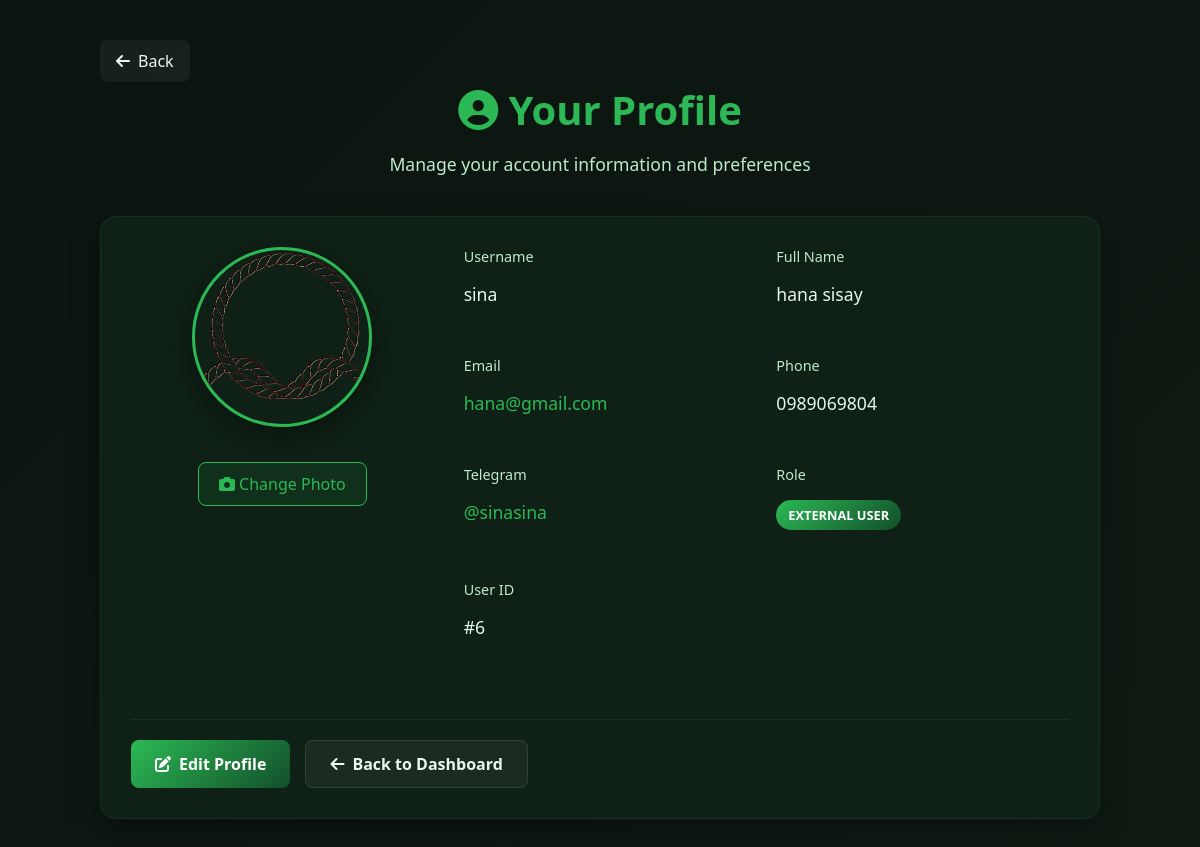
Screenshot of /dashboard/profile.php (signed in) with the database file from the repository.
### tables this page shows
CREATE TABLE IF NOT EXISTS `users` (
  `id` int NOT NULL AUTO_INCREMENT,
  `fullname` varchar(100) DEFAULT NULL,
  `username` varchar(100) DEFAULT NULL,
  `email` varchar(100) DEFAULT NULL,
  `phone` varchar(20) DEFAULT NULL,
  `telegram` varchar(100) DEFAULT NULL,
  `role` varchar(50) DEFAULT NULL,
  `specialization` varchar(100) DEFAULT NULL,
  `password` varchar(255) DEFAULT NULL,
  `is_approved` tinyint(1) DEFAULT '0',
  `temp_password_flag` tinyint(1) DEFAULT '0',
  `account_status` enum('enabled','disabled') NOT NULL DEFAULT 'enabled',
  `failed_attempts` int NOT NULL DEFAULT '0',
  `last_failed_login` datetime DEFAULT NULL,
  `profile_image` varchar(255) DEFAULT NULL,
  PRIMARY KEY (`id`)
);

### dashboard/profile.php (the view, shortened to what this page needs)
<?php
$conn = new mysqli("localhost", "root", "", "test_uog");
$user_id = $_SESSION['user_id'];
$sql = "SELECT id, username, fullname, email, phone, telegram, role, specialization, profile_image
        FROM users WHERE id = ?";
$stmt = $conn->prepare($sql);
$stmt->bind_param("i", $user_id);
$stmt->execute();
$result = $stmt->get_result();
$user = $result->fetch_assoc();
?>
<!DOCTYPE html>
<html lang="en">
<head>
    <link rel="stylesheet" href="https://cdnjs.cloudflare.com/ajax/libs/font-awesome/6.4.0/css/all.min.css">
    <link rel="stylesheet" href="profile.css">
</head>
<body>
    <div class="main-content">
        <div class="container">
            <div class="header">
            <a href="javascript:history.back()" class="back-btn">
                <i class="fas fa-arrow-left"></i> Back
            </a>
        </div>
            <div class="profile-header">
                <h1><i class="fas fa-user-circle"></i> Your Profile</h1>
                <p>Manage your account information and preferences</p>
            </div>
            <div class="profile-card">
                <div class="profile-image-section">
                    <?php if (!empty($user['profile_image'])): ?>
                        <img src="uploads/<?= htmlspecialchars($user['profile_image']) ?>"
                             alt="Profile Image" class="profile-img">
                    <?php else: ?>
                        <div class="profile-img" style="background: linear-gradient(135deg, var(--green-apple), var(--green-dark)); display: flex; align-items: center; justify-content: center; font-size: 4rem;">
                            👤
                        </div>
                    <?php endif; ?>
                    <a href="edit_profile.php" class="upload-btn">
                        <i class="fas fa-camera"></i> Change Photo
                    </a>
                </div>
                <div class="profile-details">
                    <div class="detail-group">
                        <span class="detail-label">Username</span>
                        <div class="detail-value"><?= htmlspecialchars($user['username']) ?></div>
                    </div>
                    <div class="detail-group">
                        <span class="detail-label">Full Name</span>
                        <div class="detail-value"><?= htmlspecialchars($user['fullname']) ?></div>
                    </div>
                    <div class="detail-group">
                        <span class="detail-label">Email</span>
                        <div class="detail-value">
                            <a href="mailto:<?= htmlspecialchars($user['email']) ?>">
                                <?= htmlspecialchars($user['email']) ?>
                            </a>
                        </div>
                    </div>
                    <div class="detail-group">
                        <span class="detail-label">Phone</span>
                        <div class="detail-value"><?= htmlspecialchars($user['phone']) ?></div>
                    </div>
                    <div class="detail-group">
                        <span class="detail-label">Telegram</span>
                        <div class="detail-value">
                            <?php if ($user['telegram']): ?>
                                <a href="https://t.me/<?= htmlspecialchars($user['telegram']) ?>" target="_blank">
                                    @<?= htmlspecialchars($user['telegram']) ?>
                                </a>
                            <?php else: ?>
                                <span style="color: var(--muted);">Not set</span>
                            <?php endif; ?>
                        </div>
                    </div>
                    <div class="detail-group">
                        <span class="detail-label">Role</span>
                        <div class="detail-value">
                            <span class="role-badge"><?= htmlspecialchars(ucfirst(str_replace('_', ' ', $user['role']))) ?></span>
                        </div>
                    </div>
                    <div class="detail-group">
                        <span class="detail-label">User ID</span>
                        <div class="detail-value">#<?= htmlspecialchars($user['id']) ?></div>
                    </div>
                </div>
                <div class="action-buttons">
                    <a href="edit_profile.php" class="btn btn-primary">
                        <i class="fas fa-edit"></i> Edit Profile
                    </a>
                    <a href="dashboard.php" class="btn btn-secondary">
                        <i class="fas fa-arrow-left"></i> Back to Dashboard
                    </a>
                </div>
            </div>
        </div>
    </div>
</body>
</html>

### dashboard/profile.css (style rules this page uses)
:root { --green-apple: #2CB955; --green-dark: #124F29; --bg: #0b1510; --text: #eaf7ee; --muted: #bfe9ca; --card: #0f2016; --shadow: 0 10px 30px rgba(0,0,0,.35); --radius: 16px; }
* { margin: 0; padding: 0; box-sizing: border-box; font-family: 'Segoe UI', Tahoma, Geneva, Verdana, sans-serif; }
body { background: linear-gradient(135deg, var(--bg), #0f1a13); color: var(--text); min-height: 100vh; display: flex; flex-direction: column; }
.main-content { flex: 1; padding: 40px 20px; }
.container { max-width: 1000px; margin: 0 auto; }
.profile-header { text-align: center; margin-bottom: 40px; }
.profile-header h1 { font-size: 2.5rem; color: var(--green-apple); margin-bottom: 15px; }
.profile-header p { color: var(--muted); font-size: 1.1rem; }
.profile-card { background: var(--card); border-radius: var(--radius); padding: 30px; box-shadow: var(--shadow); border: 1px solid rgba(255,255,255,0.06); display: grid; grid-template-columns: 1fr 2fr; gap: 30px; }
.profile-image-section { text-align: center; }
.profile-img { width: 180px; height: 180px; border-radius: 50%; object-fit: cover; border: 3px solid var(--green-apple); margin-bottom: 20px; box-shadow: var(--shadow); }
.upload-btn { display: inline-block; padding: 10px 20px; background: rgba(44, 185, 85, 0.1); color: var(--green-apple); border: 1px solid var(--green-apple); border-radius: 8px; text-decoration: none; font-weight: 500; transition: all 0.3s ease; margin-top: 10px; }
.profile-details { display: grid; grid-template-columns: 1fr 1fr; gap: 20px; }
.detail-group { margin-bottom: 20px; }
.detail-label { font-size: 0.9rem; color: var(--muted); margin-bottom: 6px; display: block; font-weight: 500; }
.detail-value { font-size: 1.1rem; color: var(--text); word-break: break-word; padding: 10px 0; }
.detail-value a { color: var(--green-apple); text-decoration: none; transition: color 0.3s; }
.role-badge { display: inline-block; padding: 6px 12px; background: linear-gradient(135deg, var(--green-apple), var(--green-dark)); color: white; border-radius: 20px; font-size: 0.8rem; font-weight: 600; text-transform: uppercase; }
.action-buttons { grid-column: 1 / -1; display: flex; gap: 15px; margin-top: 20px; padding-top: 20px; border-top: 1px solid rgba(255,255,255,0.06); }
.btn { display: inline-flex; align-items: center; gap: 8px; padding: 12px 24px; border: none; border-radius: 8px; font-weight: 600; cursor: pointer; transition: all 0.3s ease; text-decoration: none; }
.btn-primary { background: linear-gradient(135deg, var(--green-apple), var(--green-dark)); color: white; }
.btn-secondary { background: rgba(255,255,255,0.05); color: var(--text); border: 1px solid rgba(255,255,255,0.1); }
.back-btn { display: inline-flex; align-items: center; gap: 8px; padding: 10px 16px; background: rgba(255,255,255,0.05); color: var(--text); text-decoration: none; border-radius: 8px; transition: all 0.3s ease; }

### rows the page displays
users: profile_image (picture), username "sina", fullname "hana sisay", email "hana@gmail.com", phone "0989069804", telegram "sinasina", role "EXTERNAL USER", id "6"
